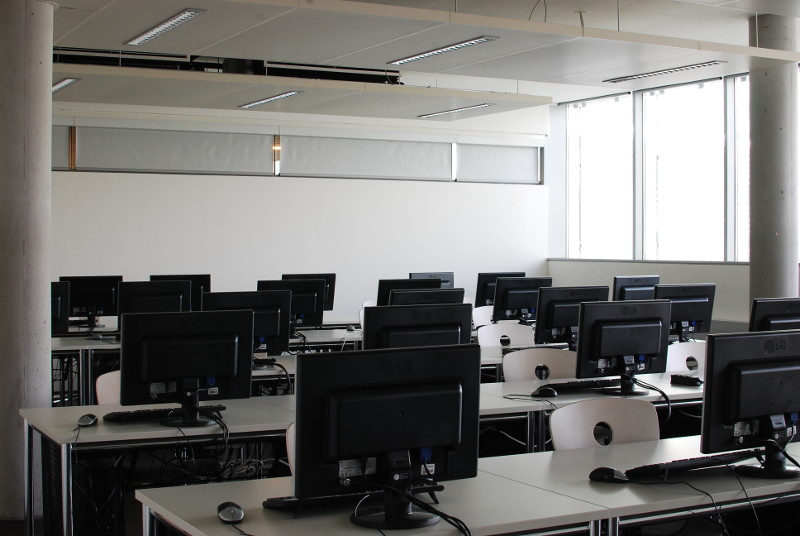
//> input picture 02Stereoskopie/LBS01/assets/Labor_links_klein.jpg, 800 x 536 px
$ ./b assets/Labor_links_klein.jpg assets/Labor_rechts_klein.jpg   (built with g++ and OpenCV 4)
//> lines starting //> are read from the running program, lines starting //| are printed output that depends on the picture
/*
- AUTHOR: Jakob Ammerer
- TASK: LBS01b)
- TODO:
    Passen Sie Ihr Programm aus a) ¨uber die Parameter des Stereo-Matchers derart an, dass das erzeugte Disparit¨atsbild Ihrer Meinung nach besser wird.
    Wenden Sie Ihr Programm außerdem, vorbereitend auf das Folgebeispiel, auf die zur Verf¨ugung gestellten, nicht rektifizierten Testbilder an.
    Info: Derzeite Values der Parameter sind meiner Meinung nach die besten "parameter. Mehr dazu in Doku"
- AI USAGE: Claude Sonnet 5.5
    - [AI-1]: Explained Param "preFilterCap" to me:
        Before the comparision the Helligkeitsaenderung shifted to the righ is calculated.
        Everything above preFilterCap or under "-preFilterCap" is cut to this value.
        This param is responsible, that a hard contrast cut is not valued uebermaesig viel at the matching process.
    -[AI-2]:
        Hab versucht die Parameter so zu tweaken, damit das Bild meiner Meinung nach gut aussieht. Ich hab verschieden Durchläufe gemacht. Einen dieser Durchläufe habe ich mit den lt. "Claude" optimalsten Parametern gemacht.

- SOURCES:
    - [0]: https://docs.opencv.org/3.4.20/d2/d85/classcv_1_1StereoSGBM.html
    - [1]: https://stackoverflow.com/questions/65357601/how-a-good-depth-map-can-be-created-with-stereo-cameras inspo for param values

- NOTES:

*/

#include <iostream>
#include "opencv2/core.hpp"
#include <opencv2/calib3d.hpp> // needed for StereoSGBM
#include <opencv2/highgui.hpp> // imshow, waitKey

int main(const int argc, const char * const argv[])
{
    if(argc < 3){
        std::cerr << "usage: " << argv[0] << "<path_to_left_image> <path_to_right_image>" << std::endl;
        return 1;
    }

    auto left = cv::imread(argv[1]);
//> left is the input picture: 536 rows x 800 cols, CV_8UC3; mean B, G, R 113.8, 116, 117.1
    auto right = cv::imread(argv[2]);
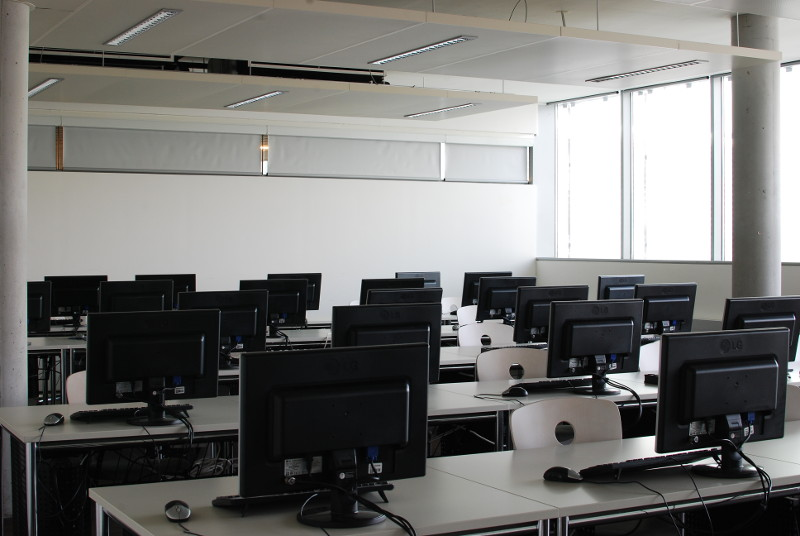
//> input picture 02Stereoskopie/LBS01/assets/Labor_rechts_klein.jpg, 800 x 536 px
//> right is the input picture: 536 rows x 800 cols, CV_8UC3; mean B, G, R 115.8, 117.8, 118.1

    if(left.empty() || right.empty()){
        std::cerr << "ERROR: image not found..." << std::endl;
        return 2;
    }

    const int minDisp = 0; // standard is 0, only not 0 if rectification shifted images
    const int numDisp = 64; // search range 0- 127 px. Must be div by 16
    const int blockSize = 11; // range 3-11, window comp. per pixl. Large = smooth but less details.
    const int channels = 3; //BGR
    int penalty1 = 8 * channels * blockSize * blockSize; // formular from doc, penalty when neighbor disparity differs by 1
    int penalty2 = 32 * channels * blockSize * blockSize; // formular from doc, penalty when it differs by more then 1. This has to be larger then 2
    const int disp12MaxDiff = 1; // max allowed diff in the left-right disp check. to disable it set it to a non positive value
    const int preFilterCap = 1; // [AI-1] clipping of the pre filtered pixels.
    const int uniquenessRatio = 15; // range 5-15, best match must beat the second best by x percent else its not valid
    const int speckleWindowSize = 75; // range 50-200, Regions smaller then this are treated as noise and removed. speckle is e.g noise
    const int speckleRange = 2; // according to doc, 1 or 2 is good enough. Disparity variation allowed inside a region (staubkörner auf bild)

    // [0] creates instance of StereoSGBM class
    auto stereoSGBMResult = cv::StereoSGBM::create(minDisp, numDisp, blockSize, penalty1, penalty2, disp12MaxDiff, preFilterCap, uniquenessRatio, speckleWindowSize, speckleRange);

    cv::Mat disp;
    stereoSGBMResult->compute(left, right, disp);
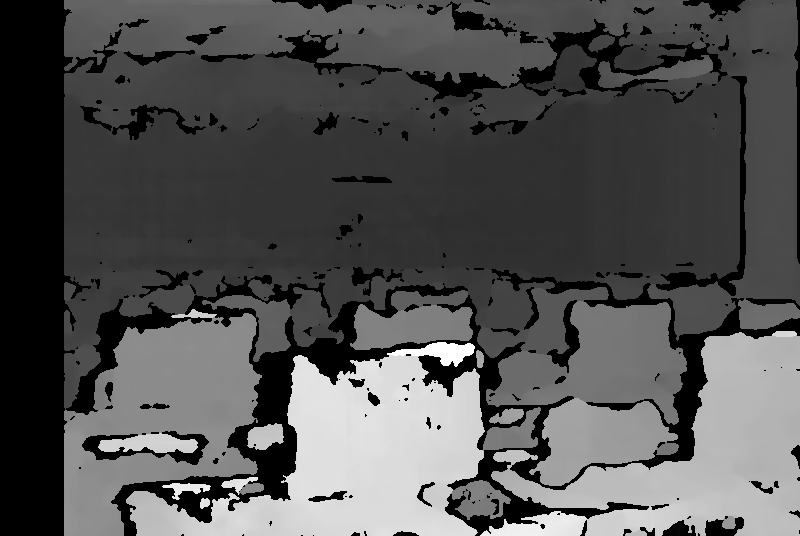
//> disp: 536 rows x 800 cols, CV_16SC1; min -16, max 1008, mean 316.3; drawn with min black and max white

    cv::Mat disp8bit;
    disp.convertTo(disp8bit, CV_8U, 255.0 / (numDisp * 16));

    //cv::imshow("disparity", disp);
    cv::imshow("disparity 8 bit", disp8bit);
    cv::waitKey(0);

    return 0;
}
